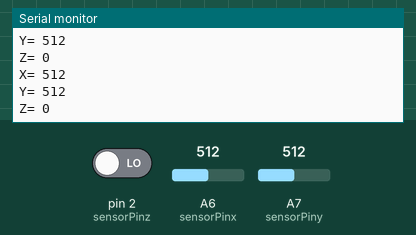
This sketch was run on a simulated Arduino Nano, built with avr-gcc and run on an emulated ATmega328P. Shown: the last lines printed to the serial monitor. The inputs (shaded band) are chosen by the test bench; at power-on: A6 (sensorPinx) = 512, A7 (sensorPiny) = 512, pin 2 (sensorPinz) LOW.

Above: at 1.2 s.
1.3 s: A6 (sensorPinx) set to 716
At 1.64 s:
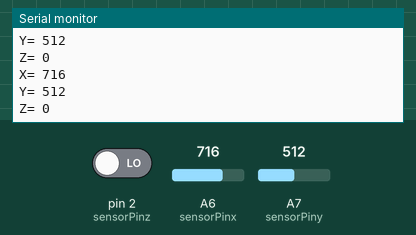
2.8 s: A7 (sensorPiny) set to 716
At 3.05 s:
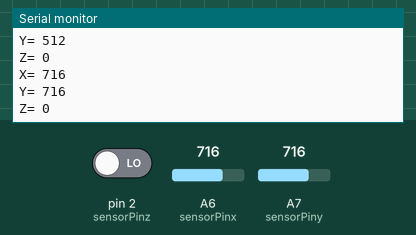
4.3 s: pin 2 (sensorPinz) driven HIGH
At 4.8 s:
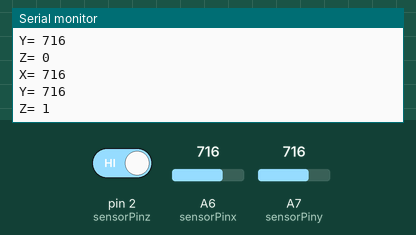
5.8 s: A6 (sensorPinx) set to 900
At 6.2 s:
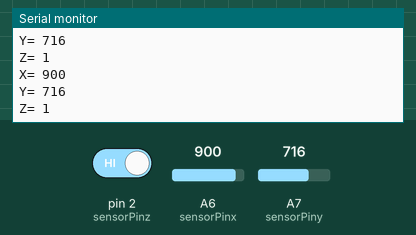
7.3 s: A7 (sensorPiny) set to 900
At 7.6 s:
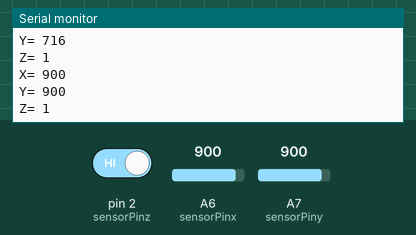
Timing chart, 0 to 9.8 s (numbered marks = the images above; inputs shaded):
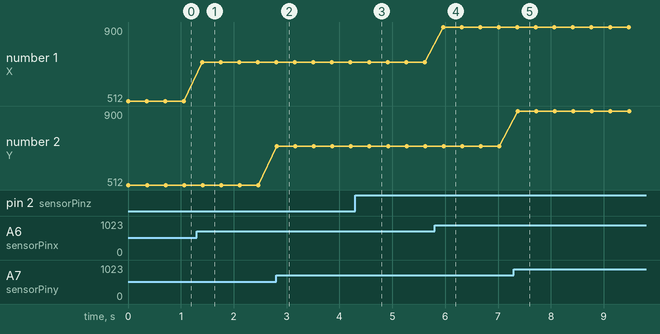

The sketch:

in_joystick.ino
```cpp
/*Lectura del Joystick sin librerías
Interacción y Escena - 2023 - Citlali Hernández
*/
int sensorPinx = A6;
int sensorPiny = A7;
int sensorPinz = 2;

int x, y, z;

void setup() {
  pinMode(sensorPinx, INPUT);
  pinMode(sensorPiny, INPUT);
  pinMode(sensorPinz, INPUT);
  Serial.begin(9600);
}

void loop() {
 x=analogRead(sensorPinx);
 y=analogRead(sensorPiny);
 z=digitalRead(sensorPinz);
 Serial.print("X= ");
 Serial.println(x);
 Serial.print("Y= ");
 Serial.println(y);
 Serial.print("Z= ");
 Serial.println(z);

 delay(350);
}
```

Measured:
- after the input at 1.3 s, the serial monitor: prints a new line after 0.10 s (image 1)
- after the input at 2.8 s, the serial monitor: prints a new line at once (image 2)
- after the input at 4.3 s, the serial monitor: prints a new line after 0.28 s (image 3)
- after the input at 5.8 s, the serial monitor: prints a new line after 0.16 s (image 4)
- after the input at 7.3 s, the serial monitor: prints a new line after 0.07 s (image 5)
- plotted number 1: 512 → 716 after the input at 1.3 s, 716 → 900 after the input at 5.8 s
